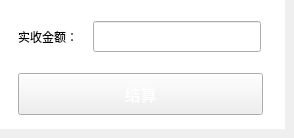
     <widget class="QWidget" name="unionPayWidget">
      <property name="styleSheet">
       <string notr="true">QWidget#widget_13 {
	background-color: rgb(255, 255, 255);
}</string>
      </property>
      <widget class="QWidget" name="widget_13" native="true">
       <property name="geometry">
        <rect>
         <x>0</x>
         <y>0</y>
         <width>285</width>
         <height>129</height>
        </rect>
       </property>
       <property name="styleSheet">
        <string notr="true">QWidget#widget_12 {
	background-color: rgb(255, 255, 255);
}</string>
       </property>
       <widget class="QLineEdit" name="factAmtUnionEdit">
        <property name="geometry">
         <rect>
          <x>93</x>
          <y>21</y>
          <width>168</width>
          <height>31</height>
         </rect>
        </property>
        <property name="font">
         <font>
          <pointsize>-1</pointsize>
         </font>
        </property>
        <property name="styleSheet">
         <string notr="true">font-size:14px;
color: rgb(102, 102, 102);
padding-left:10px;</string>
        </property>
       </widget>
       <widget class="QPushButton" name="statementUnionButton">
        <property name="geometry">
         <rect>
          <x>18</x>
          <y>73</y>
          <width>245</width>
          <height>42</height>
         </rect>
        </property>
        <property name="font">
         <font>
          <pointsize>-1</pointsize>
         </font>
        </property>
        <property name="focusPolicy">
         <enum>Qt::NoFocus</enum>
        </property>
        <property name="styleSheet">
         <string notr="true">QPushButton#statementUnionButton {
	color: rgb(255, 255, 255);
	font-size:16px;
	border-image: url(:/shareImages/sure_normal.png);
}

QPushButton#statementUnionButton:pressed {
	border-image: url(:/shareImages/sure_press.png);
}
</string>
        </property>
        <property name="text">
         <string>结算</string>
        </property>
       </widget>
       <widget class="QLabel" name="factAmtUnionLabel">
        <property name="geometry">
         <rect>
          <x>18</x>
          <y>21</y>
          <width>72</width>
          <height>31</height>
         </rect>
        </property>
        <property name="font">
         <font/>
        </property>
        <property name="styleSheet">
         <string notr="true">QLabel#factAmtJdLabel {
	font-size:14px;
	color: rgb(51, 51, 51);
}</string>
        </property>
        <property name="text">
         <string>实收金额：</string>
        </property>
       </widget>
      </widget>
     </widget>
